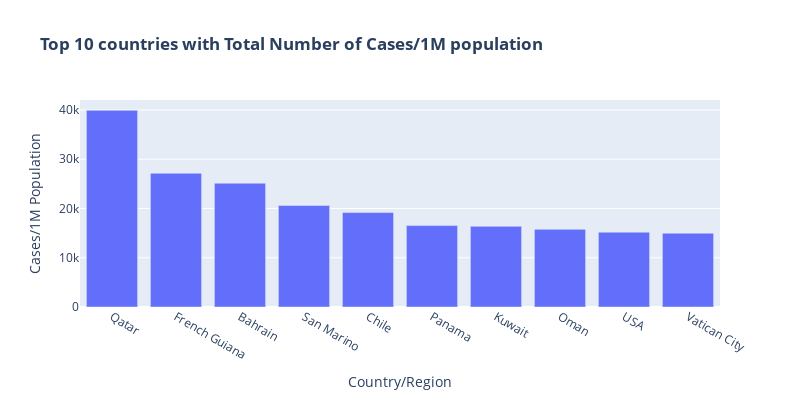

Write notebook code for a chart like this one.
### Markdown cell above
**Total cases/1M population**

### Code cell
px.bar(worldmeter_data.sort_values(by= "Tot Cases/1M pop", ascending = False).head(10), x = "Country/Region", y = "Tot Cases/1M pop", template="plotly",title="<b>Top 10 countries with Total Number of Cases/1M population<b>",
      labels={"Tot Cases/1M pop": "Cases/1M Population"}, height=400, width=800).show()

### Figure 1 — Plotly figure (JSON) as saved in the notebook; plotly's stock layout.template omitted (floating-point values rounded to 4 significant figures)
{"data": [{"alignmentgroup": "True", "hovertemplate": "Country/Region=%{x}<br>Cases/1M Population=%{y}<extra></extra>", "legendgroup": "", "marker": {"color": "#636efa", "pattern": {"shape": ""}}, "name": "", "offsetgroup": "", "orientation": "v", "showlegend": false, "textposition": "auto", "type": "bar", "x": ["Qatar", "French Guiana", "Bahrain", "San Marino", "Chile", "Panama", "Kuwait", "Oman", "USA", "Vatican City"], "xaxis": "x", "y": [39920.0, 27150.0, 25130.0, 20600.0, 19160.0, 16530.0, 16380.0, 15770.0, 15190.0, 14980.0], "yaxis": "y"}], "layout": {"barmode": "relative", "height": 400, "legend": {"tracegroupgap": 0}, "title": {"text": "<b>Top 10 countries with Total Number of Cases/1M population<b>"}, "width": 800, "xaxis": {"anchor": "y", "domain": [0.0, 1.0], "title": {"text": "Country/Region"}}, "yaxis": {"anchor": "x", "domain": [0.0, 1.0], "title": {"text": "Cases/1M Population"}}}}
